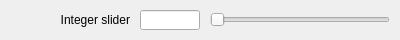
<?xml version="1.0" encoding="UTF-8"?>
<ui version="4.0">
 <class>widIntSlider</class>
 <widget class="QWidget" name="widIntSlider">
  <property name="geometry">
   <rect>
    <x>0</x>
    <y>0</y>
    <width>400</width>
    <height>40</height>
   </rect>
  </property>
  <property name="windowTitle">
   <string>Form</string>
  </property>
  <layout class="QVBoxLayout" name="layWidIntSlider">
   <property name="spacing">
    <number>5</number>
   </property>
   <property name="leftMargin">
    <number>5</number>
   </property>
   <property name="topMargin">
    <number>5</number>
   </property>
   <property name="rightMargin">
    <number>5</number>
   </property>
   <property name="bottomMargin">
    <number>5</number>
   </property>
   <item>
    <widget class="QFrame" name="frmIntSlider">
     <property name="sizePolicy">
      <sizepolicy hsizetype="Preferred" vsizetype="Fixed">
       <horstretch>0</horstretch>
       <verstretch>0</verstretch>
      </sizepolicy>
     </property>
     <property name="minimumSize">
      <size>
       <width>0</width>
       <height>30</height>
      </size>
     </property>
     <property name="maximumSize">
      <size>
       <width>16777215</width>
       <height>30</height>
      </size>
     </property>
     <layout class="QHBoxLayout" name="layIntSlider">
      <property name="spacing">
       <number>10</number>
      </property>
      <property name="leftMargin">
       <number>5</number>
      </property>
      <property name="topMargin">
       <number>5</number>
      </property>
      <property name="rightMargin">
       <number>5</number>
      </property>
      <property name="bottomMargin">
       <number>5</number>
      </property>
      <item>
       <widget class="QLabel" name="lblIntSlider">
        <property name="sizePolicy">
         <sizepolicy hsizetype="Fixed" vsizetype="Expanding">
          <horstretch>0</horstretch>
          <verstretch>0</verstretch>
         </sizepolicy>
        </property>
        <property name="minimumSize">
         <size>
          <width>120</width>
          <height>0</height>
         </size>
        </property>
        <property name="maximumSize">
         <size>
          <width>120</width>
          <height>16777215</height>
         </size>
        </property>
        <property name="text">
         <string>Integer slider</string>
        </property>
        <property name="alignment">
         <set>Qt::AlignRight|Qt::AlignTrailing|Qt::AlignVCenter</set>
        </property>
       </widget>
      </item>
      <item>
       <widget class="QLineEdit" name="txtIntSlider">
        <property name="sizePolicy">
         <sizepolicy hsizetype="Fixed" vsizetype="Expanding">
          <horstretch>0</horstretch>
          <verstretch>0</verstretch>
         </sizepolicy>
        </property>
        <property name="minimumSize">
         <size>
          <width>60</width>
          <height>0</height>
         </size>
        </property>
        <property name="maximumSize">
         <size>
          <width>60</width>
          <height>16777215</height>
         </size>
        </property>
       </widget>
      </item>
      <item>
       <widget class="QSlider" name="sldIntSlider">
        <property name="sizePolicy">
         <sizepolicy hsizetype="Expanding" vsizetype="Expanding">
          <horstretch>0</horstretch>
          <verstretch>0</verstretch>
         </sizepolicy>
        </property>
        <property name="minimumSize">
         <size>
          <width>80</width>
          <height>0</height>
         </size>
        </property>
        <property name="orientation">
         <enum>Qt::Horizontal</enum>
        </property>
       </widget>
      </item>
     </layout>
    </widget>
   </item>
  </layout>
 </widget>
 <resources/>
 <connections/>
</ui>
